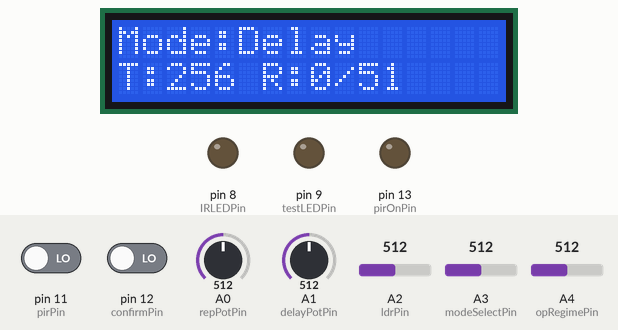
Simulated run of this sketch. Board: Arduino Uno, built with avr-gcc and run on an emulated ATmega328P. Parts: 16×2 character LCD, output pins drawn as LEDs (lit = HIGH). Dashed ring = blinking. Inputs (shaded band) come from the test bench; at power-on: A3 (modeSelectPin) = 512, pin 11 (pirPin) LOW, A1 (delayPotPin) = 512, pin 12 (confirmPin) LOW, A0 (repPotPin) = 512, A2 (ldrPin) = 512, A4 (opRegimePin) = 512.

Above: at 1.2 s.
1.3 s: A3 (modeSelectPin) set to 860
At 2.6 s:
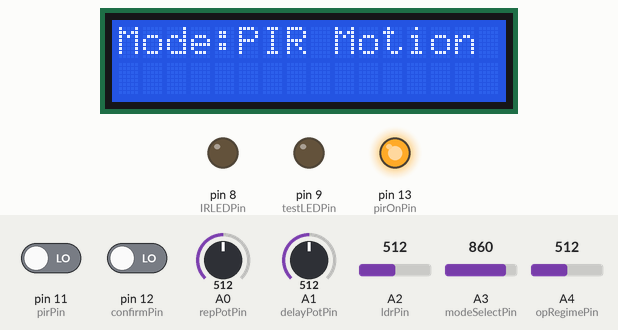
4.3 s: pin 11 (pirPin) driven HIGH
At 4.8 s:
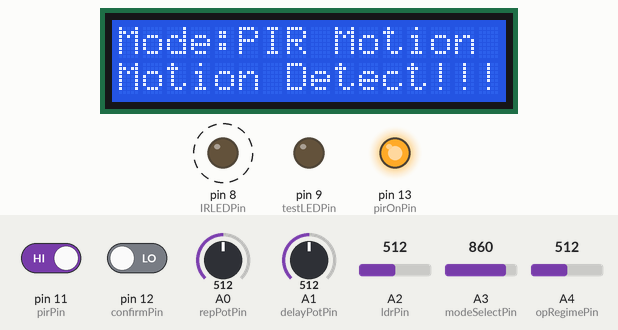
6.5 s: pin 11 (pirPin) driven LOW
At 7.9 s:
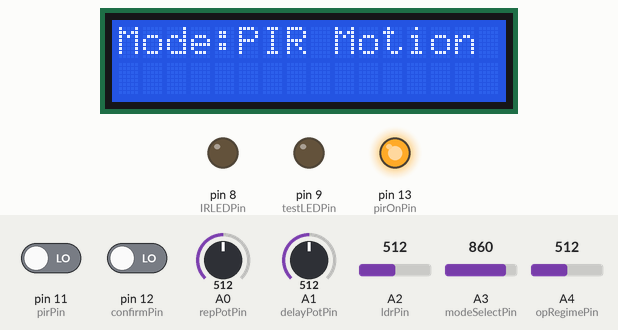
8.2 s: A3 (modeSelectPin) set to 836
11.2 s: A3 (modeSelectPin) set to 807
At 11.8 s:
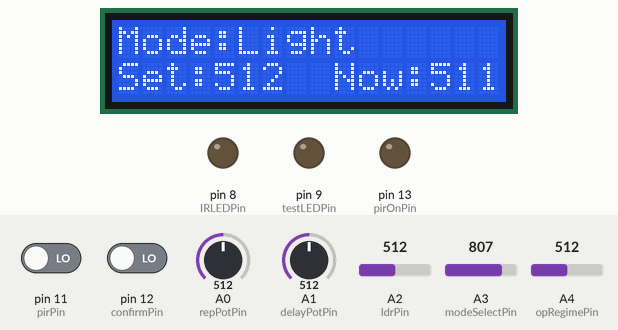
14.2 s: A1 (delayPotPin) set to 502
At 14.7 s:
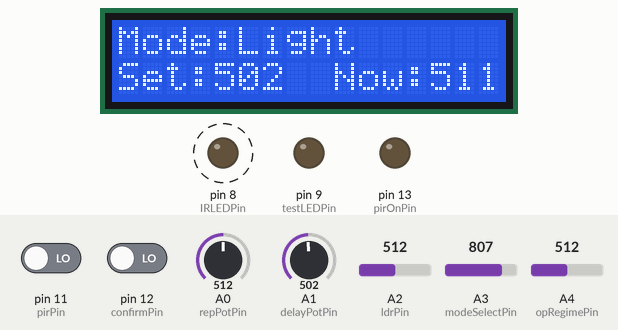
Timing chart, 0 to 64.7 s (numbered marks = the images above; inputs shaded):
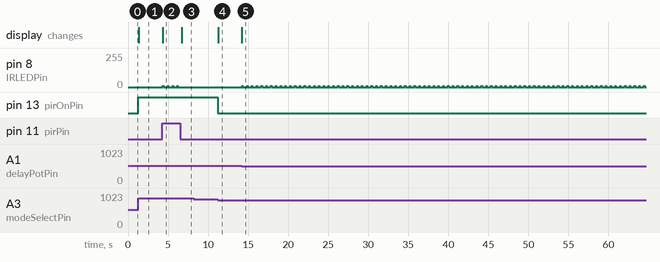

The sketch:

ML_L3_Remote_All_Modes.ino
```cpp
#include <LiquidCrystal.h>

LiquidCrystal lcd1(10,3,4,5,6,7);

//HARDWARE DECLARATIONS

int modeSelectPin = 3;//analog pin 3 - mode selector pin (4 arm voltage divider)
int resetPin = 2; //digital pin 2 (arduino interrupt 0)- reset push button

int opRegimePin = 4; // analog pin 4 - TEST/ PULSE regime pin (2 arm voltage divider)

int confirmPin = 12;// digital pin 12 - start btn pin in INT modes
int startPin = confirmPin; // digital pin - push btn in MAN mode. Same pin as startPin

int pirPin = 11;// digital pin 11 - output from the PIR

int delayPotPin = 1; // analog pin 2 - delay between pulses in INT mode
int repPotPin = 0; //analog pin 0 - number of reps in INT mode

int thresholdPin = delayPotPin; //analog pin 1 - threshold for LDR
int ldrPin = 2; // analog pin 2 - LDR voltage divider


int IRLEDPin = 8; // digital pin 8 - output to IR LED
int testLEDPin = 9;// digital pin 9 - output to test LED

int pirOnPin = 13; // digital pin 13 - power on to PIR sensor

//SOFTWARE DECLARATIONS

#define REGIME_THRESHOLD 850 // threshold to switch between TEST/ PULSE regimes

#define LDR_DEFAULT_DELAY 500 // default delay between pulses in LDR mode

#define PIR_DEFAULT_DELAY 500 // default delay between pulses in PIR mode

#define CAMERA_TIMEOUT 3000 // default timeout after which a pulse is txed
#define CAMERA_TIMEOUT 840000 //15 minutes//prevents the camera from switching off to save power

int opMode; // mode of operation

unsigned long t0, t1; //time counters

enum opMode{NONE,MAN,INT,LDR,PIR};

boolean inTestRegime = true; //are we flashing a test LED or sending an actual IR pulse?

void setup()
{
  digitalWrite(confirmPin,LOW);
  pinMode(resetPin, INPUT);
  pinMode(confirmPin,INPUT);
  pinMode(pirPin, INPUT);
  pinMode(IRLEDPin, OUTPUT);
  pinMode(testLEDPin, OUTPUT);
  pinMode(pirOnPin,OUTPUT);

  //attachInterrupt(0,ChangedMode,RISING);//cant use interrupt
  //because i dont have an inverting schmiddt trigger

  opMode = MAN; // at startup, MANUAL MODE is always selected

  t0 = millis();

  //Serial.begin(9600);

  lcd1.begin(2,16);

}

void loop()
{
  //First check if the default camera timeout has elapsed
  //if it has, send a pulse on the IR LED to keep the
  //camera awake

  t1 = millis();

  if(t1 - t0 > CAMERA_TIMEOUT)
  {
    pulse(false);

    //Serial.println("CAMERA TIMED OUT!");

    t0 = t1;
  }

  //IF the timeout has not yet expired see which mode
  //we are in....

  ChangedMode();

  //Determine which regime we are in....TEST or PULSE
  //Serial.print("Op REgime Pin:");
  //Serial.println(analogRead(opRegimePin));

  if(analogRead(opRegimePin) > REGIME_THRESHOLD)
  {
  	inTestRegime = true;

  } else inTestRegime = false;

  //check the operating mode and act accordingly....

	switch (opMode) {

	case MAN:
	  {
      	        UpdateLCD(MAN,0,0,0);

      		if(digitalRead(startPin) == HIGH)
      		{
                        //send a pulse
      			pulse(inTestRegime);
                        //Serial.println("Sending Pulse");
      		}

                delay(50);//give a small pause before checking again

      	        break;
	}
	case INT:
	{
	       //read the intervalometer parameters

		int tDelay = analogRead(delayPotPin)/2;

	 	int reps = analogRead(repPotPin)/10;

//                        Serial.print("reps:");
//                        Serial.print(reps);
//                        Serial.print(", delay:");
//                        Serial.println(tDelay);

	        UpdateLCD(INT, tDelay, reps, 0);

  	       if(digitalRead(startPin) == HIGH)
  	       {
  	 	//start the sequence

                  for(int i = reps; i > 0; i --)
  	 	    {
  	 		// send a pulse

  	 		pulse(inTestRegime);

                        //update LCD

                        UpdateLCD(INT, tDelay, reps, i-1);

                        Serial.println("Sending Pulse");

  	 		//delay by the required interval

  	 		delay(tDelay*1000);

  	 	    }
  	       }

              break;
	}
	case LDR:
	{
		//read the threshold and actual LDR pin

		int threshold = analogRead(thresholdPin);

		int ldrValue = 1023 - analogRead(ldrPin);

//                        Serial.print("LDR:");
//                        Serial.print(ldrValue);
//                        Serial.print(", threshold:");
//                        Serial.println(threshold);


		//display on LCD

		UpdateLCD(LDR,threshold, ldrValue, 0);

		if(ldrValue > threshold)
		{
			//pulse the LED

	 		pulse(inTestRegime);

                        //Serial.println("Sending Pulse");

			//delay for default duration after the pulse

			delay(LDR_DEFAULT_DELAY);
		}
	        break;
        }
	case PIR:
	{

		UpdateLCD(PIR,0,0,0);

                //while the PIR Data remains HIGH, keep sending pulses

		while (digitalRead(pirPin) == HIGH)
		{

                UpdateLCD(PIR,1,0,0);

                //Serial.println("Inside PIR Loop");

		pulse(inTestRegime);

                //Serial.println("Sending Pulse");

                delay(PIR_DEFAULT_DELAY);

		}

	        break;
          }
        }//end switch
}

void ChangedMode()
{
//     Serial.println();
//     Serial.print("Mode:");

     //Read the MODE SELECTOR PIN AND CHANGE THE MODE

     float modeValue = analogRead(modeSelectPin);

     //Serial.println(modeValue);

     if (modeValue > 0 && modeValue < 400)
     {
       //MANUAL MODE SELECTED

       opMode = MAN;

       //to save power, make sure the PIR sensor is off

       digitalWrite(pirOnPin, LOW);
     }
     else if(modeValue >= 400 && modeValue < 600)
     {
       //INTERVALOMETER MODE SELECTED

       opMode = INT;

       //to save power, make sure the PIR sensor is off

       digitalWrite(pirOnPin, LOW);

     }
     else if(modeValue >= 600 && modeValue < 820)
     {
       //LDR MODE SELECTED

       opMode = LDR;

     //to save power, make sure the PIR sensor is off

       digitalWrite(pirOnPin, LOW);
     }
     else if(modeValue >= 820 && modeValue < 1024)
     {
       //PIR MODE SELECTED

       opMode = PIR;

       //switch on the PIR sensor

       digitalWrite(pirOnPin, HIGH);
     }

//     Serial.print(opMode);
//     Serial.print("  ");

}

void pulse(boolean inTestRegime)
{
	if (inTestRegime)
			{
				//pulse the test LED
                                digitalWrite(testLEDPin, HIGH);
                                delay(250);
                                digitalWrite(testLEDPin,LOW);
                                //Serial.println("TEST PULSE>>>");
			}
			else
			{
				//pulse the IR LED
                                //Serial.println("IR PULSE>>>");
                                SendCommand();
			}
}

void UpdateLCD(int mode, int v1, int v2, int v3)
{
	lcd1.setCursor(0,0);

	switch (opMode)
        {

	case MAN:

               ClearLCDScreen();
	       lcd1.print("Mode:Manual");
	       break;

	case INT:
	        ClearLCDScreen();
		lcd1.print("Mode:Delay");
		lcd1.setCursor(0,1);
		lcd1.print("T:");
		lcd1.print(v1);
		lcd1.setCursor(6,1);
		lcd1.print("R:");
		lcd1.print(v3);
                lcd1.print("/");
                lcd1.print(v2);
	        break;

	case LDR:
	        ClearLCDScreen();
		lcd1.print("Mode:Light");
		lcd1.setCursor(0,1);
		lcd1.print("Set:");
		lcd1.print(v1);
		lcd1.setCursor(9,1);
		lcd1.print("Now:");
		lcd1.print(v2);
                break;

	case PIR:
	        ClearLCDScreen();
		lcd1.print("Mode:PIR Motion");
		lcd1.setCursor(0,1);

                if(v1==1)
                {
                  lcd1.setCursor(0,1);
		  lcd1.print("Motion Detect!!!!");
                }
                break;
	}

        //leave the LCD displaying this data for 10 ms

        delay(10);

}

void ClearLCDScreen()
{
  lcd1.setCursor(0,0);
  lcd1.print("                ");
  lcd1.setCursor(0,1);
  lcd1.print("                ");
  lcd1.setCursor(0,0);
}

void SendCarrier(int lengthInMicros)
{
  digitalWrite(IRLEDPin, LOW);

  int reps = lengthInMicros/26;

  for(int i = 0; i < reps; i++)
  {
    digitalWrite(IRLEDPin, HIGH);
    delayMicroseconds(11);
    digitalWrite(IRLEDPin, LOW);
    delayMicroseconds(5);
  }

}

void SendCommand()
{
  SendCarrier(2020);
  delay(28);
  SendCarrier(440);
  delayMicroseconds(1600);
  SendCarrier(320);
  delayMicroseconds(3700);
  SendCarrier(480);

  delay(6);

  SendCarrier(2020);
  delay(28);
  SendCarrier(440);
  delayMicroseconds(1600);
  SendCarrier(320);
  delayMicroseconds(3700);
  SendCarrier(480);

}
```

Measured:
- the behaviour switches between 820 and 819 on A3 (modeSelectPin) (found by bisection; images 3 and 4)
- the behaviour switches between 511 and 510 on A1 (delayPotPin) (found by bisection; images 4 and 5)
- after the input at 1.3 s, pin 13 (pirOnPin): LOW → HIGH at once; the display: changes at once (image 1)
- after the input at 4.3 s, pin 8 (IRLEDPin): alternates 11/255 for 0.08 s and 0/255 for 0.52 s, starting after 0.07 s; the display: changes at once (image 2)
- after the input at 6.5 s, pin 8 (IRLEDPin): stops changing and stays 0/255; the display: changes after 0.21 s (image 3)
- after the input at 8.2 s, every drawn part: stays the same
- after the input at 11.2 s, pin 13 (pirOnPin): HIGH → LOW at once; the display: changes after 0.05 s (image 4)
- after the input at 14.2 s, pin 8 (IRLEDPin): alternates 11/255 for 0.08 s and 0/255 for 0.52 s, starting after 0.07 s; the display: changes at once (image 5)
